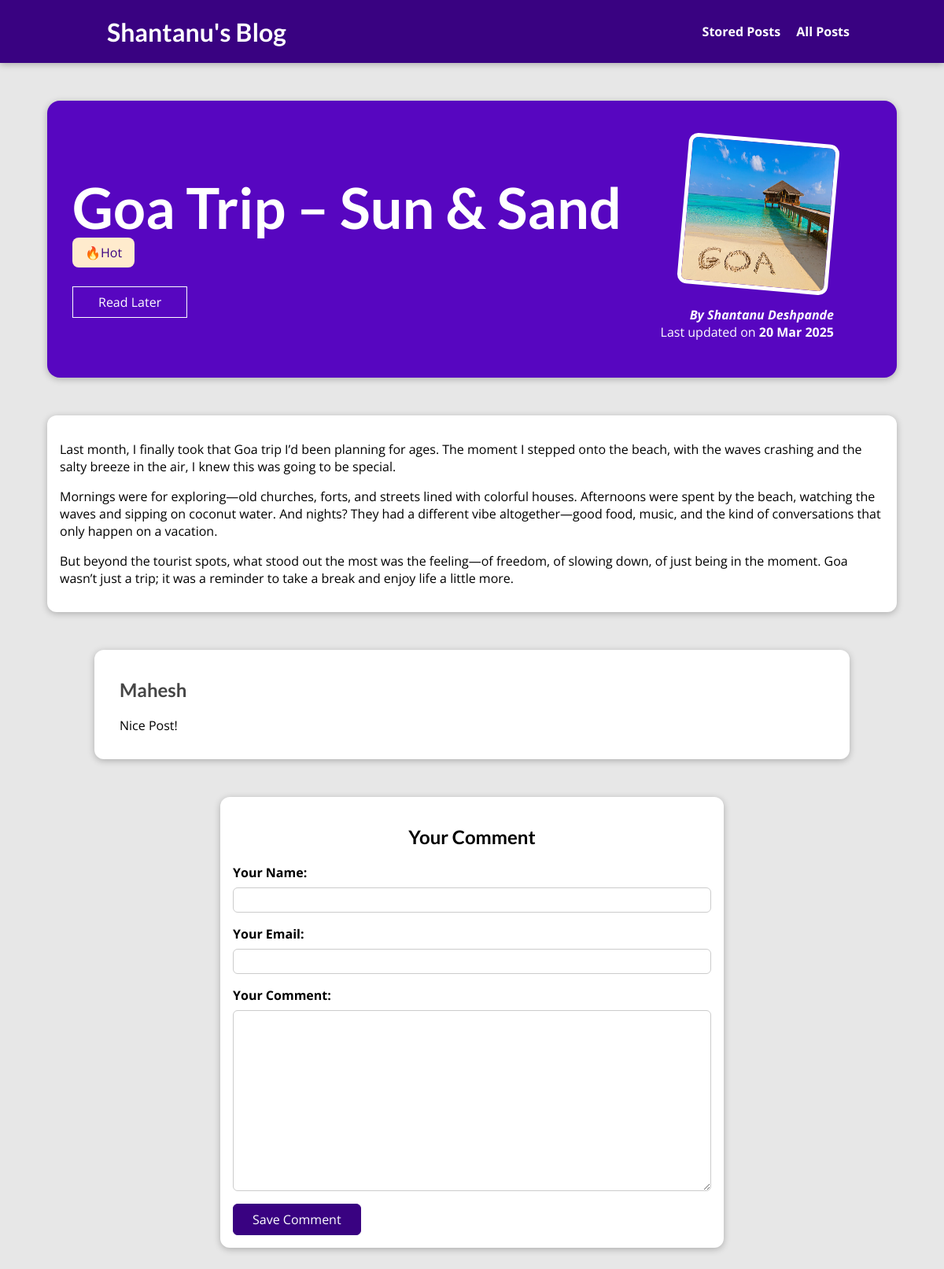
The app's page /posts/goa-trip-sun-sand with its own data.
### blog/models.py (models this page shows, shortened)
class Post(models.Model):
    title = models.CharField(max_length=30)
    excerpt = models.CharField(max_length=200)
    image = models.ImageField(upload_to='posts', null=True)
    date = models.DateField(auto_now=True)
    slug = models.SlugField(unique=True)
    content = models.TextField(validators=[MinLengthValidator(10)])
    author = models.ForeignKey(Author, on_delete=models.SET_NULL, null=True, related_name="posts")
    tags = models.ManyToManyField(Tag)

class Tag(models.Model):
    caption = models.CharField(max_length=20)
    def __str__(self):
        return self.caption

class Author(models.Model):
    firstName = models.CharField(max_length=20)
    lastName = models.CharField(max_length=20)
    email = models.EmailField()
    def __str__(self):
        return self.firstName+" "+self.lastName

class Comment(models.Model):
    userName = models.CharField(max_length=120) # Your Name
    userEmail = models.EmailField() # Your Email
    text = models.TextField(max_length=400)
    post = models.ForeignKey(Post, on_delete=models.CASCADE, related_name='comments')

### blog/views.py (the view, shortened to what this page needs)
# urls.py: path('posts/<slug:slug>', views.SinglePostView.as_view(), name='post-detail-page'),
class SinglePostView(View):
    def isStoredPosts(self, request, postId):
        storedPosts = request.session.get('stored_posts')
        if(storedPosts is not None):
            isSavedForLater = postId in storedPosts
        else:
            isSavedForLater = False
        return isSavedForLater
    def get(self, request, slug):
        post = Post.objects.get(slug=slug)
        context = {
            'post':post,
            'postTags':post.tags.all(),
            'commentForm': CommentForm(),
            'comments': post.comments.all().order_by("-id"),
            'savedForLater': self.isStoredPosts(request, post.id)
        }
        return render(request, 'post-detail.html', context)

### blog/forms.py
class CommentForm(forms.ModelForm):
    class Meta:
        model = Comment
        exclude = ['post']
        labels = {
            'userName': 'Your Name',
            'userEmail': 'Your Email',
            'text': 'Your Comment'
        }

### blog/templates/post-detail.html (shortened to what this page needs)
{% extends 'base.html' %}
{% load static %}
{% block css_files %}
    <link rel="stylesheet" href="{% static 'post-detail.css' %}">
{% endblock %}
{% block content %}
<section id="summary">
    <h2>{{ post.title }}</h2>
    <div>
        {% for tag in postTags %}
            <span class="tag">{{ tag }}</span>
        {% endfor %}
    </div>
    <div id="read-later">
        <form action="{% url 'read-later' %}" method="POST">
            <button>
                {% if savedForLater %}
                    Remove from "Read Later" list
                {% else %}
                    Read Later
                {% endif %}
            </button>
        </form>
    </div>
    <article>
        <img src="{{ post.image.url }}" alt="{{ post.title }}">
        <address>By <a href="mailto:{{ post.author.email }}">{{ post.author }}</a>  </address>
        <div>
            Last updated on <time>{{ post.date|date:"d M Y" }}</time>
        </div>
    </article>
</section>
    <main>
        {{ post.content|linebreaks }}
    </main>
    <section id="comments">
        <ul>
            {% if not comments  %}
                <p><b><center>No comments yet ☹️. Add one below! ⬇️</center> </b></p>
            {% else %}
                {% for comment in comments %}
                <li>
                    <h2>{{ comment.userName }}</h2>
                    <p>{{ comment.text|linebreaks }}</p>
                </li>
                {% endfor %}
            {% endif %}
        </ul>
    </section>
    <section id="comment-form">
        <h2><center>Your Comment</center></h2>
        <form action="{% url 'post-detail-page' post.slug %}" method="POST">
            {% for field in commentForm %}
                <div class="form-control {% if field.errors %} invalid {% endif %}">
                    {{ field.label_tag }}
                    {{ field }}
                </div>
            {% endfor %}
            <button>Save Comment</button>
        </form>
    </section>
{% endblock %}

### blog/static/app.css (style rules this page uses)
* { box-sizing: border-box; }
html { font-family: 'Open Sans', 'Lato', sans-serif; }
body { margin: 0; }
h1, h2, h3 { font-family: 'Lato', sans-serif; font-weight: bold; }

### blog/static/post-detail.css (style rules this page uses)
body { background-color: #e7e7e7; }
#summary { margin: 8rem auto 3rem auto; padding: 2rem; width: 90%; max-width: 90rem; border-radius: 16px; background-color: #5706c0; position: relative; box-shadow: 0 2px 8px rgba(0, 0, 0, 0.25); height: 22rem; }
#summary h2 { color: white; font-size: 4.5rem; margin-bottom: 0.25rem; }
#summary article { position: absolute; top: 2rem; right: 3rem; padding: 1rem 2rem; border-radius: 12px; text-align: right; color: white; }
#summary article img { width: 12rem; height: 12rem; border-radius: 12px; transform: rotateZ(5deg); border: 5px solid white; margin-bottom: 1rem; }
#summary address { font-weight: bold; }
#summary a { color: white; text-decoration: none; }
#summary time { font-weight: bold; }
#read-later { margin: 2rem 0; }
#read-later button { background-color: transparent; border: 1px solid white; padding: 0.5rem 2rem; font: inherit; color: white; cursor: pointer; transition: all 0.3s ease-in-out; }
main { width: 90%; max-width: 90rem; margin: 3rem auto; background-color: white; padding: 1rem; border-radius: 12px; box-shadow: 0 2px 8px rgba(0, 0, 0, 0.25); }
.tag { background-color:blanchedalmond; color: #390281; padding: 0.5rem 1rem; border-radius: 8px; }
#comment-form { margin: 3rem auto; width: 90%; max-width: 40rem; border-radius: 12px; background-color: white; box-shadow: 0 2px 8px rgba(0, 0, 0, 0.25); padding: 1rem; }
#comment-form button { font: inherit; background-color: #390281; color: white; border: 1px solid #390281; padding: 0.5rem 1.5rem; border-radius: 6px; cursor: pointer; }
.form-control { margin-bottom: 1rem; }
.form-control label { font-weight: bold; margin-bottom: 0.5rem; display: block; }
.form-control input, .form-control textarea { display: block; width: 100%; font: inherit; padding: 0.25rem; border-radius: 6px; border: 1px solid #ccc; }
#comments { margin: 3rem auto; width: 90%; max-width: 60rem; border-radius: 12px; background-color: white; box-shadow: 0 2px 8px rgba(0, 0, 0, 0.25); padding: 1rem 2rem; }
#comments ul { list-style: none; margin: 0; padding: 0; }
#comments li { margin-bottom: 1rem; border-bottom: 2px solid #ccc; }
#comments li:last-of-type { border-bottom: none; }
#comments h2 { color: #464646; }

### records on screen
Post: title "Goa Trip – Sun & Sand", image (picture), author "Shantanu Deshpande", date "20 Mar 2025", content "Last month, I finally took that Goa trip I’d been planning for ages. The moment I stepped onto the beach, with the waves crashing and the salty breeze in the air, I knew this was going to be special. Mornings were for exploring—old churches, forts, and streets lined with colorful houses. Afternoons were spent by the beach, watching the waves and sipping on coconut water. And nights? They had a different vibe altogether—good food, music, and the kind of conversations that only happen on a vacation. But beyond the tourist spots, what stood out the most was the feeling—of freedom, of slowing down, of just being in the moment. Goa wasn’t just a trip; it was a reminder to take a break and enjoy…"
Tag: caption "🔥Hot"
Comment: userName "Mahesh", text "Nice Post!"

### other values on screen
{{ field.label_tag }} "Your Name:" "Your Email:" "Your Comment:"
